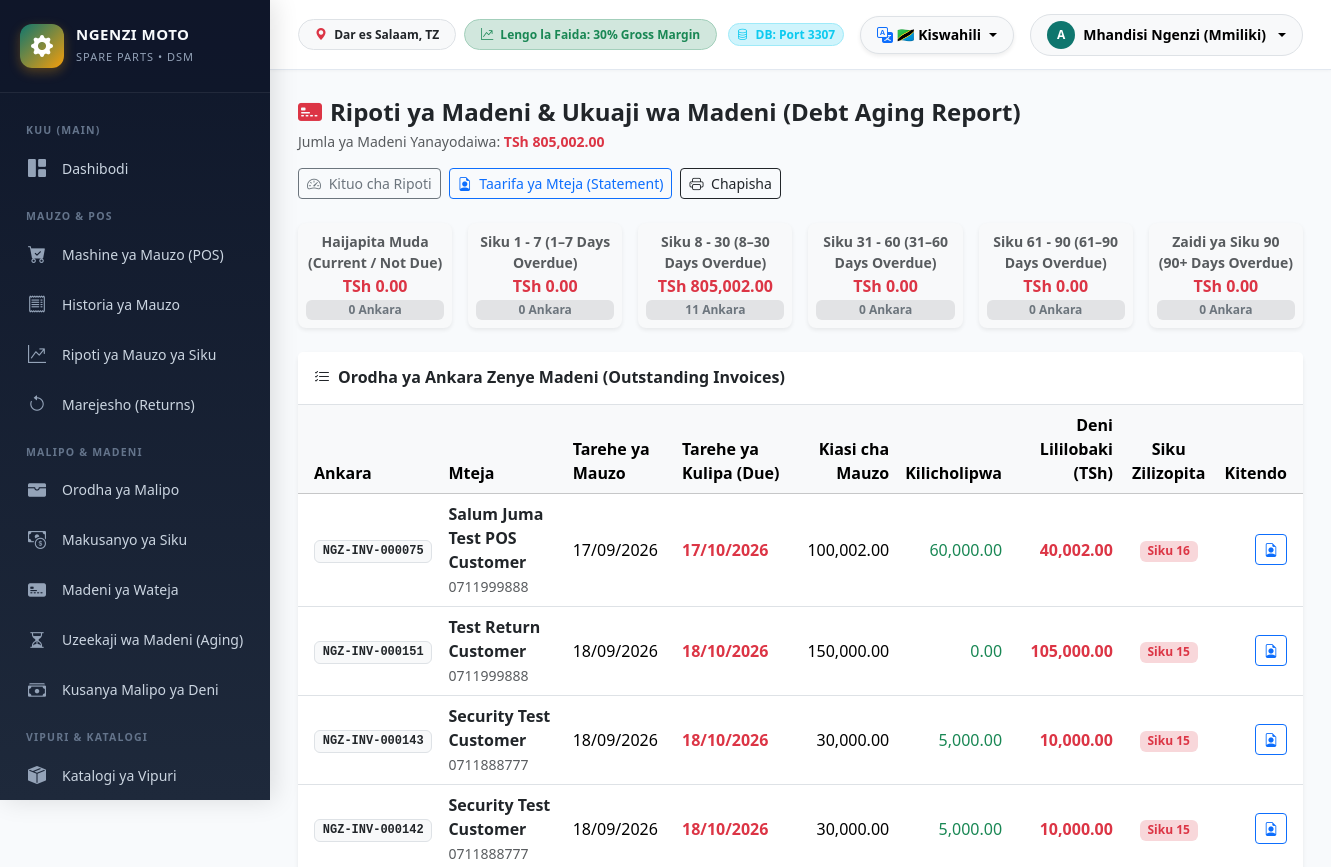
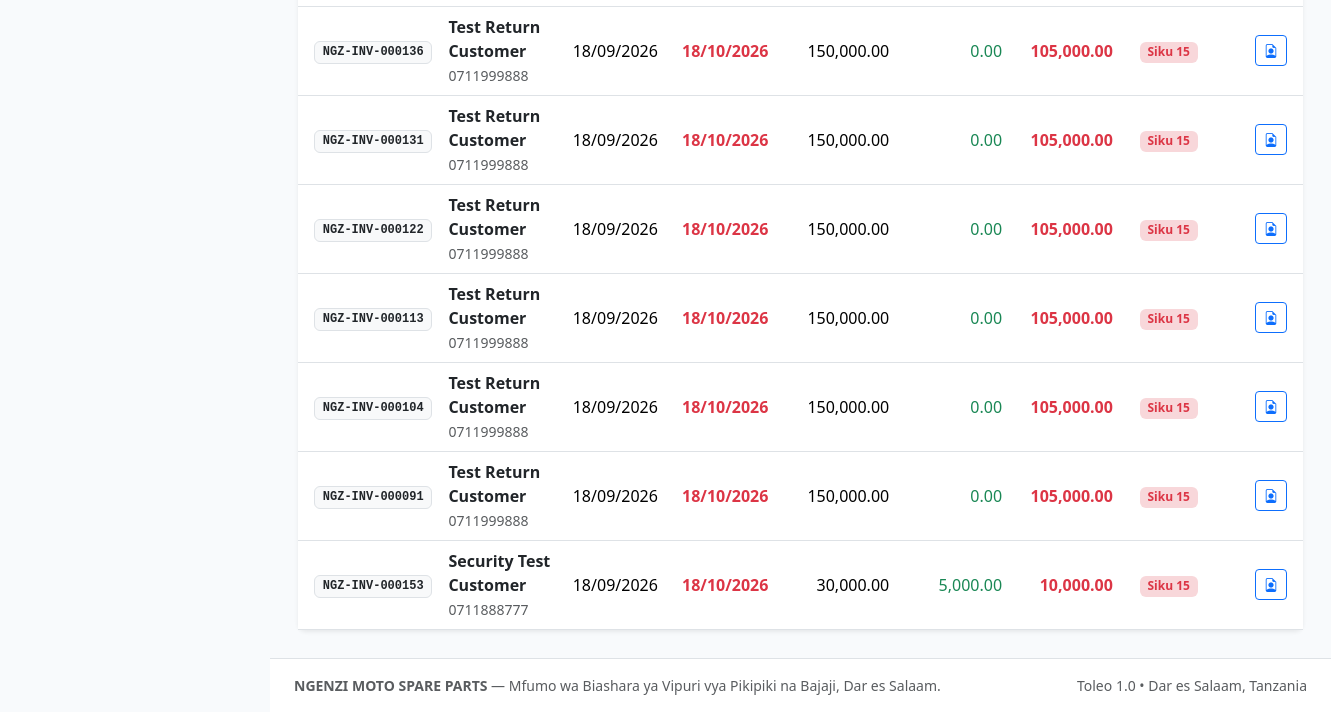
The app's page /index.php?route=reports/debts (signed in), older data (2 pictures, top to bottom).
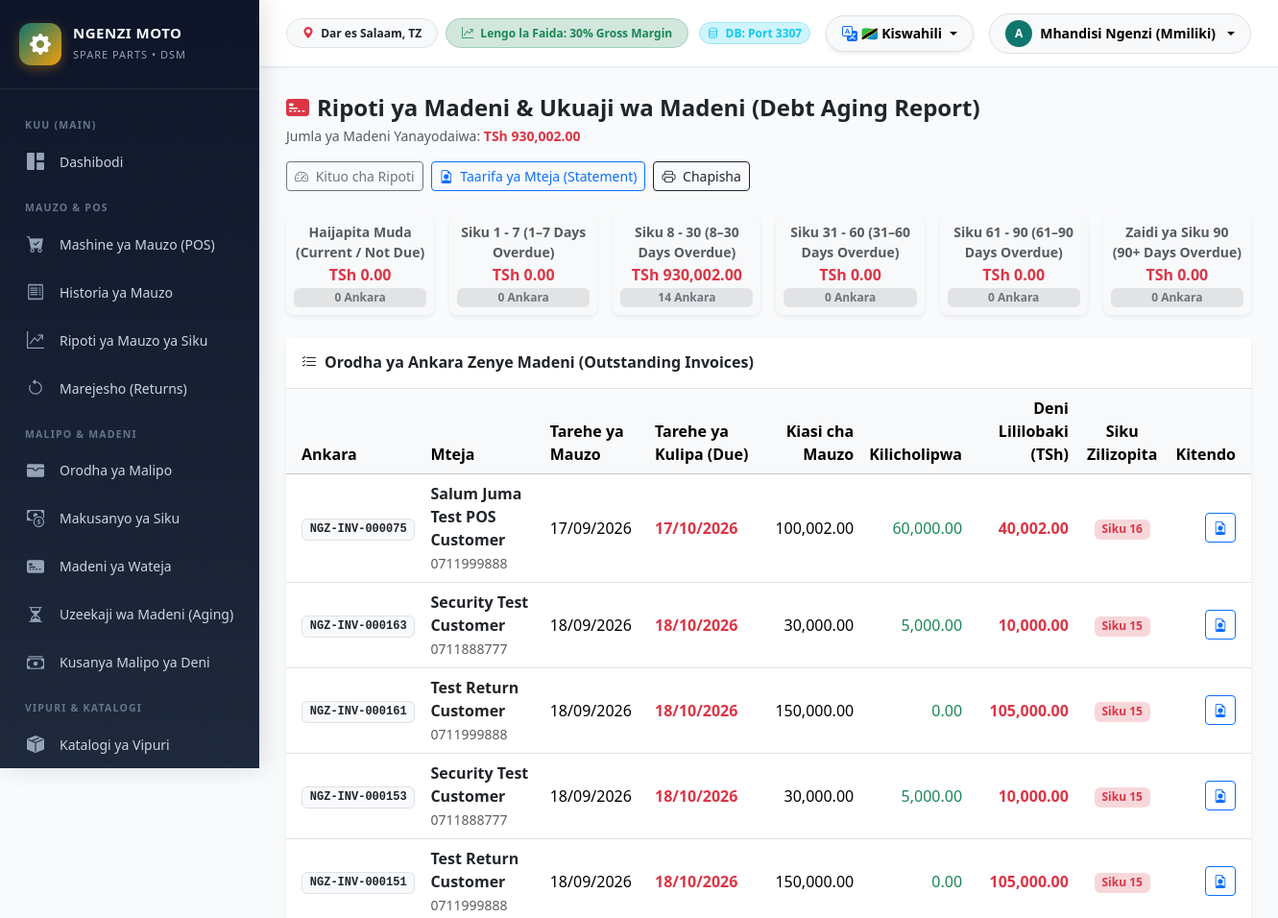
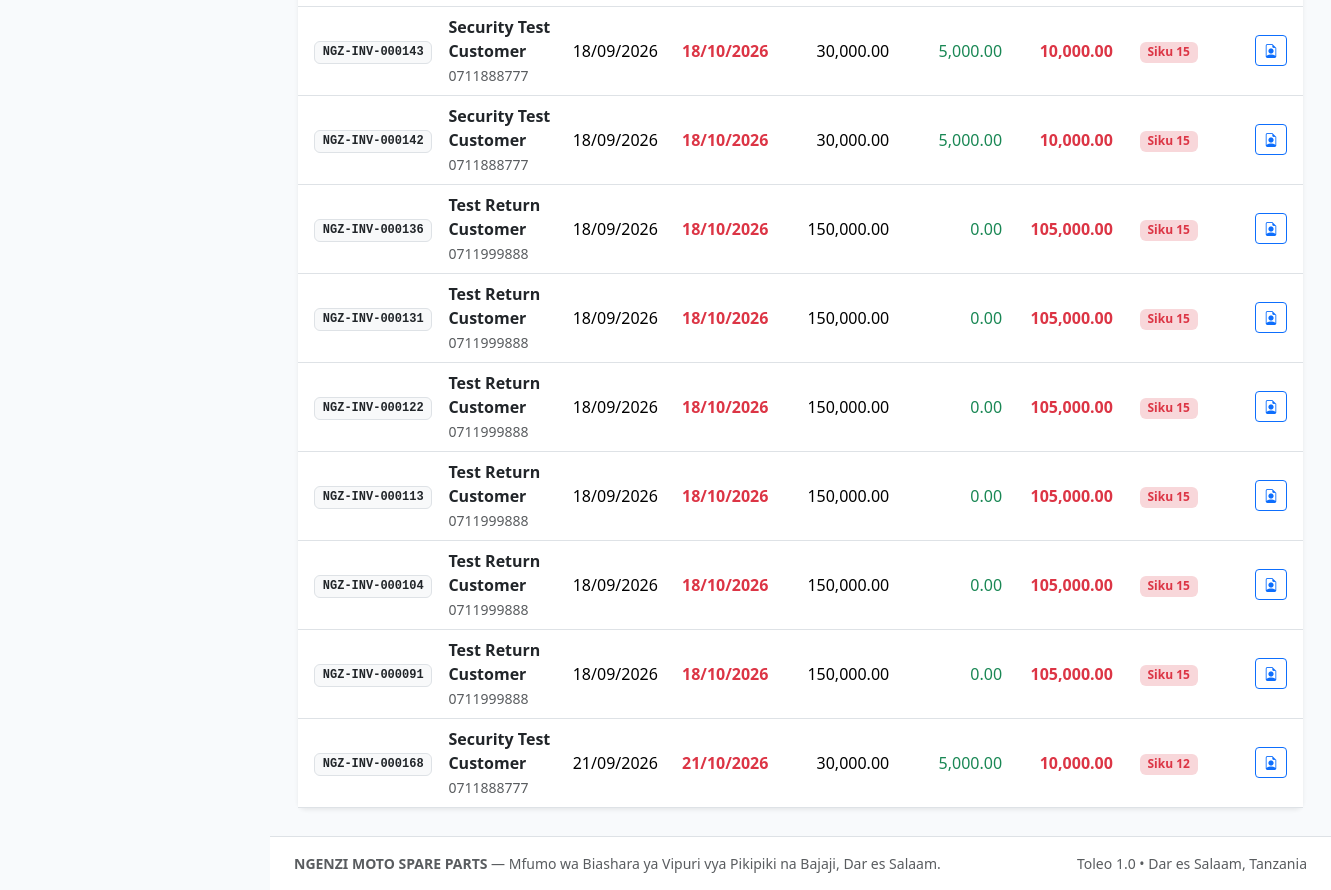
The same page, newer data (2 pictures, top to bottom).
### tables this page shows
CREATE TABLE `sales` (
  `id` int(11) NOT NULL AUTO_INCREMENT,
  `invoice_no` varchar(50) NOT NULL,
  `customer_id` int(11) DEFAULT NULL,
  `customer_name` varchar(150) DEFAULT NULL,
  `customer_phone` varchar(50) DEFAULT NULL,
  `mechanic_id` int(11) DEFAULT NULL,
  `subtotal` decimal(15,2) NOT NULL DEFAULT 0.00,
  `discount_amount` decimal(15,2) NOT NULL DEFAULT 0.00,
  `discount_reason` varchar(255) DEFAULT NULL,
  `discount_approved_by` int(11) DEFAULT NULL,
  `total_amount` decimal(15,2) NOT NULL DEFAULT 0.00,
  `total_cogs` decimal(15,2) NOT NULL DEFAULT 0.00,
  `gross_profit` decimal(15,2) NOT NULL DEFAULT 0.00,
  `gross_margin_percent` decimal(5,2) NOT NULL DEFAULT 0.00,
  `paid_amount` decimal(15,2) NOT NULL DEFAULT 0.00,
  `balance_due` decimal(15,2) NOT NULL DEFAULT 0.00,
  `payment_method` varchar(50) NOT NULL DEFAULT 'Cash',
  `payment_status` enum('paid','partially_paid','unpaid','credit') DEFAULT 'paid',
  `sale_status` enum('completed','cancelled','refunded','partially_refunded') DEFAULT 'completed',
  `notes` text DEFAULT NULL,
  `credit_override_by` int(11) DEFAULT NULL,
  `credit_override_reason` varchar(255) DEFAULT NULL,
  `cashier_id` int(11) NOT NULL,
  `sale_date` datetime NOT NULL,
  `due_date` date DEFAULT NULL,
  `payment_terms` varchar(50) DEFAULT 'Cash only',
  `sales_channel` enum('POS','ONLINE') NOT NULL DEFAULT 'POS',
  `online_order_id` int(11) DEFAULT NULL,
  `created_at` timestamp NOT NULL DEFAULT current_timestamp(),
  `updated_at` timestamp NOT NULL DEFAULT current_timestamp() ON UPDATE current_timestamp(),
  PRIMARY KEY (`id`),
  UNIQUE KEY `invoice_no` (`invoice_no`),
  KEY `mechanic_id` (`mechanic_id`),
  KEY `discount_approved_by` (`discount_approved_by`),
  KEY `idx_sale_invoice` (`invoice_no`),
  KEY `idx_sale_date` (`sale_date`),
  KEY `idx_sale_customer` (`customer_id`),
  KEY `idx_sale_cashier` (`cashier_id`),
  KEY `fk_sales_credit_override` (`credit_override_by`),
  KEY `idx_sales_customer_date` (`customer_id`,`sale_date`),
  CONSTRAINT `fk_sales_credit_override` FOREIGN KEY (`credit_override_by`) REFERENCES `users` (`id`) ON DELETE SET NULL ON UPDATE CASCADE,
  CONSTRAINT `sales_ibfk_1` FOREIGN KEY (`customer_id`) REFERENCES `customers` (`id`) ON UPDATE CASCADE,
  CONSTRAINT `sales_ibfk_2` FOREIGN KEY (`mechanic_id`) REFERENCES `mechanics` (`id`) ON UPDATE CASCADE,
  CONSTRAINT `sales_ibfk_3` FOREIGN KEY (`discount_approved_by`) REFERENCES `users` (`id`) ON UPDATE CASCADE,
  CONSTRAINT `sales_ibfk_4` FOREIGN KEY (`cashier_id`) REFERENCES `users` (`id`) ON UPDATE CASCADE
);

CREATE TABLE `customers` (
  `id` int(11) NOT NULL AUTO_INCREMENT,
  `customer_code` varchar(50) NOT NULL,
  `name` varchar(100) NOT NULL,
  `phone` varchar(20) DEFAULT NULL,
  `alternative_phone` varchar(20) DEFAULT NULL,
  `email` varchar(100) DEFAULT NULL,
  `password` varchar(255) DEFAULT NULL,
  `address` varchar(255) DEFAULT NULL,
  `area` varchar(100) DEFAULT NULL,
  `gender` varchar(20) DEFAULT NULL,
  `customer_type` enum('individual','retail','mechanic','garage','business','walk_in','reseller','dealer','other') DEFAULT 'individual',
  `credit_limit` decimal(15,2) DEFAULT 0.00,
  `credit_allowed` tinyint(1) NOT NULL DEFAULT 1,
  `payment_terms` varchar(50) NOT NULL DEFAULT '30 days',
  `credit_status` enum('active','warning','blocked') NOT NULL DEFAULT 'active',
  `current_balance` decimal(15,2) DEFAULT 0.00,
  `notes` text DEFAULT NULL,
  `status` enum('active','inactive','blocked') DEFAULT 'active',
  `last_login` datetime DEFAULT NULL,
  `created_by` int(11) DEFAULT NULL,
  `updated_by` int(11) DEFAULT NULL,
  `created_at` timestamp NOT NULL DEFAULT current_timestamp(),
  `updated_at` timestamp NOT NULL DEFAULT current_timestamp() ON UPDATE current_timestamp(),
  PRIMARY KEY (`id`),
  UNIQUE KEY `customer_code` (`customer_code`),
  KEY `idx_customer_phone` (`phone`),
  KEY `created_by` (`created_by`),
  KEY `updated_by` (`updated_by`),
  CONSTRAINT `customers_ibfk_1` FOREIGN KEY (`created_by`) REFERENCES `users` (`id`) ON DELETE SET NULL,
  CONSTRAINT `customers_ibfk_2` FOREIGN KEY (`updated_by`) REFERENCES `users` (`id`) ON DELETE SET NULL
);

### app/controllers/ReportController.php (called while the page is built, shortened)
<?php
require_once __DIR__ . '/../models/Report.php';
class ReportController extends Controller {
    public function debts(): void {
        $page = isset($_GET['page']) ? (int)$_GET['page'] : 1;
        $filters = [
            'customer_id' => trim($_GET['customer_id'] ?? ''),
            'date_from'   => trim($_GET['date_from'] ?? ''),
            'date_to'     => trim($_GET['date_to'] ?? '')
        ];
        $creditData = Report::getCreditSalesReport($filters, $page, 25);
        $agingReport = Report::getDebtAgingReport();
        $customers = Customer::all();
        $this->render('reports/debts', [
            'pageTitle'   => 'Ripoti ya Madeni na Ukuaji (Debt Aging) — NGENZI MOTO SPARE PARTS',
            'activeMenu'  => 'reports_debts',
            'creditSales' => $creditData['data'],
            'sums'        => $creditData,
            'aging'       => $agingReport,
            'customers'   => $customers,
            'page'        => $creditData['page'],
            'totalPages'  => $creditData['total_pages'],
            'filters'     => $filters
        ]);
    }
}

### app/models/Report.php (called while the page is built, shortened)
<?php
class Report {
    public static function getDebtAgingReport(): array {
        $pdo = Database::getConnection();
        $stmt = $pdo->query("
            SELECT
                s.id AS sale_id,
                s.invoice_no,
                s.sale_date,
                s.due_date,
                s.total_amount,
                s.paid_amount,
                s.balance_due,
                c.id AS customer_id,
                c.name AS customer_name,
                c.phone AS customer_phone,
                DATEDIFF(CURRENT_DATE, COALESCE(s.due_date, s.sale_date)) AS overdue_days
            FROM `sales` s
            JOIN `customers` c ON s.customer_id = c.id
            WHERE s.sale_status NOT IN ('cancelled')
              AND s.balance_due > 0
            ORDER BY overdue_days DESC
        ");
        $debts = $stmt->fetchAll(PDO::FETCH_ASSOC);
        $buckets = [
            'current' => ['label' => 'Haijapita Muda (Current / Not Due)', 'count' => 0, 'amount' => 0.00],
            '1_7'     => ['label' => 'Siku 1 - 7 (1–7 Days Overdue)',       'count' => 0, 'amount' => 0.00],
            '8_30'    => ['label' => 'Siku 8 - 30 (8–30 Days Overdue)',     'count' => 0, 'amount' => 0.00],
            '31_60'   => ['label' => 'Siku 31 - 60 (31–60 Days Overdue)',   'count' => 0, 'amount' => 0.00],
            '61_90'   => ['label' => 'Siku 61 - 90 (61–90 Days Overdue)',   'count' => 0, 'amount' => 0.00],
            '90_plus' => ['label' => 'Zaidi ya Siku 90 (90+ Days Overdue)', 'count' => 0, 'amount' => 0.00]
        ];
        foreach ($debts as &$d) {
            $days = (int)$d['overdue_days'];
            $bal = (float)$d['balance_due'];
            if ($days <= 0) {
                $d['bucket'] = 'current';
            } elseif ($days <= 7) {
                $d['bucket'] = '1_7';
            } elseif ($days <= 30) {
                $d['bucket'] = '8_30';
            } elseif ($days <= 60) {
                $d['bucket'] = '31_60';
            } elseif ($days <= 90) {
                $d['bucket'] = '61_90';
            } else {
                $d['bucket'] = '90_plus';
            }
            $buckets[$d['bucket']]['count']++;
            $buckets[$d['bucket']]['amount'] += $bal;
        }
        $totalOutstanding = array_sum(array_column($buckets, 'amount'));
        return [
            'debts'             => $debts,
            'buckets'           => $buckets,
            'total_outstanding' => $totalOutstanding,
            'totals'            => [
                'total_debt'   => $totalOutstanding,
                'current'      => (float)$buckets['current']['amount'],
                'days_1_7'     => (float)$buckets['1_7']['amount'],
                'days_8_30'    => (float)$buckets['8_30']['amount'],
                'days_31_60'   => (float)$buckets['31_60']['amount'],
                'days_61_90'   => (float)$buckets['61_90']['amount'],
                'days_90_plus' => (float)$buckets['90_plus']['amount']
            ]
        ];
    }
}

### views/reports/debts.php (the view, shortened to what the changed rows need)
<div class="d-flex flex-wrap align-items-center justify-content-between gap-3 mb-4">
    <div>
        <h4 class="fw-bold mb-1 text-dark">
            <i class="bi bi-credit-card-2-front-fill text-danger me-2"></i>Ripoti ya Madeni & Ukuaji wa Madeni (Debt Aging Report)
        </h4>
        <p class="text-muted small mb-0">
            Jumla ya Madeni Yanayodaiwa: <strong class="text-danger">TSh <?= number_format($aging['total_outstanding'], 2) ?></strong>
        </p>
    </div>
    <div class="d-flex flex-wrap gap-2">
        <a href="/index.php?route=reports" class="btn btn-outline-secondary btn-sm">
            <i class="bi bi-speedometer2 me-1"></i> Kituo cha Ripoti
        </a>
        <a href="/index.php?route=reports/customer_statement" class="btn btn-outline-primary btn-sm">
            <i class="bi bi-file-earmark-person me-1"></i> Taarifa ya Mteja (Statement)
        </a>
        <button type="button" onclick="window.print()" class="btn btn-outline-dark btn-sm">
            <i class="bi bi-printer me-1"></i> Chapisha
        </button>
    </div>
</div>
<div class="row g-3 mb-4">
    <?php foreach ($aging['buckets'] as $key => $b): ?>
        <div class="col-xl-2 col-md-4 col-sm-6">
            <div class="card border-0 shadow-sm rounded-3 h-100 p-2 text-center bg-light">
                <div class="small text-muted fw-semibold mb-1"><?= htmlspecialchars($b['label']) ?></div>
                <h6 class="fw-bold text-danger mb-1">TSh <?= number_format($b['amount'], 2) ?></h6>
                <span class="badge bg-secondary-subtle text-secondary small"><?= number_format($b['count']) ?> Ankara</span>
            </div>
        </div>
    <?php endforeach; ?>
</div>
<div class="card border-0 shadow-sm rounded-3">
    <div class="card-header bg-white p-3 border-bottom d-flex justify-content-between align-items-center">
        <h6 class="fw-bold text-dark mb-0"><i class="bi bi-list-check me-2"></i>Orodha ya Ankara Zenye Madeni (Outstanding Invoices)</h6>
    </div>
    <div class="card-body p-0">
        <div class="table-responsive">
            <table class="table table-hover align-middle mb-0">
                <thead class="table-light">
                    <tr>
                        <th class="ps-3">Ankara</th>
                        <th>Mteja</th>
                        <th>Tarehe ya Mauzo</th>
                        <th>Tarehe ya Kulipa (Due)</th>
                        <th class="text-end">Kiasi cha Mauzo</th>
                        <th class="text-end">Kilicholipwa</th>
                        <th class="text-end">Deni Lililobaki (TSh)</th>
                        <th class="text-center">Siku Zilizopita</th>
                        <th class="text-end pe-3">Kitendo</th>
                    </tr>
                </thead>
                <tbody>
                    <?php if (empty($aging['debts'])): ?>
                        <tr>
                            <td colspan="9" class="text-center py-5 text-muted">
                                <i class="bi bi-check-circle fs-1 text-success d-block mb-2"></i>
                                Hakuna madeni yanayodaiwa kwa sasa.
                            </td>
                        </tr>
                    <?php else: ?>
                        <?php foreach ($aging['debts'] as $d): ?>
                            <tr>
                                <td class="ps-3">
                                    <span class="badge bg-light text-dark border font-monospace">
                                        <?= htmlspecialchars($d['invoice_no']) ?>
                                    </span>
                                </td>
                                <td>
                                    <div class="fw-bold text-dark"><?= htmlspecialchars($d['customer_name']) ?></div>
                                    <small class="text-muted"><?= htmlspecialchars($d['customer_phone'] ?? '—') ?></small>
                                </td>
                                <td><?= date('d/m/Y', strtotime($d['sale_date'])) ?></td>
                                <td>
                                    <?php if (!empty($d['due_date'])): ?>
                                        <span class="fw-semibold <?= ($d['overdue_days'] > 0) ? 'text-danger' : 'text-dark' ?>">
                                            <?= date('d/m/Y', strtotime($d['due_date'])) ?>
                                        </span>
                                    <?php else: ?>
                                        <span class="text-muted">Haijawekwa</span>
                                    <?php endif; ?>
                                </td>
                                <td class="text-end"><?= number_format($d['total_amount'], 2) ?></td>
                                <td class="text-end text-success"><?= number_format($d['paid_amount'], 2) ?></td>
                                <td class="text-end fw-bold text-danger"><?= number_format($d['balance_due'], 2) ?></td>
                                <td class="text-center">
                                    <?php if ($d['overdue_days'] > 0): ?>
                                        <span class="badge bg-danger-subtle text-danger fw-bold">Siku <?= $d['overdue_days'] ?></span>
                                    <?php else: ?>
                                        <span class="badge bg-success-subtle text-success">Haijapita</span>
                                    <?php endif; ?>
                                </td>
                                <td class="text-end pe-3">
                                    <a href="/index.php?route=reports/customer_statement&customer_id=<?= $d['customer_id'] ?>" class="btn btn-sm btn-outline-primary" title="Tazama Statement">
                                        <i class="bi bi-file-earmark-person"></i>
                                    </a>
                                </td>
                            </tr>
                        <?php endforeach; ?>
                    <?php endif; ?>
                </tbody>
            </table>
        </div>
    </div>
</div>

Row changes from the older to the newer data that the page shows:
added sales: invoice_no "NGZ-INV-000163", customer.name "Security Test Customer", customer.phone "0711888777", sale_date "18/09/2026", due_date "18/10/2026", total_amount "30,000.00", paid_amount "5,000.00", balance_due "10,000.00", overdue_days "15"
added sales: invoice_no "NGZ-INV-000161", customer.name "Test Return Customer", customer.phone "0711999888", sale_date "18/09/2026", due_date "18/10/2026", total_amount "150,000.00", paid_amount "0.00", balance_due "105,000.00", overdue_days "15"
shown differently, row unchanged: sales "NGZ-INV-000153": moves up the list
added sales: invoice_no "NGZ-INV-000168", customer.name "Security Test Customer", customer.phone "0711888777", sale_date "21/09/2026", due_date "21/10/2026", total_amount "30,000.00", paid_amount "5,000.00", balance_due "10,000.00", overdue_days "12"
Text that changed along with them:
$aging['total_outstanding']: "805,002.00" → "930,002.00"
new list line: "Siku 8 - 30 (8–30 Days Overdue) TSh 930,002.00 14 Ankara"
list line gone: "Siku 8 - 30 (8–30 Days Overdue) TSh 805,002.00 11 Ankara"
